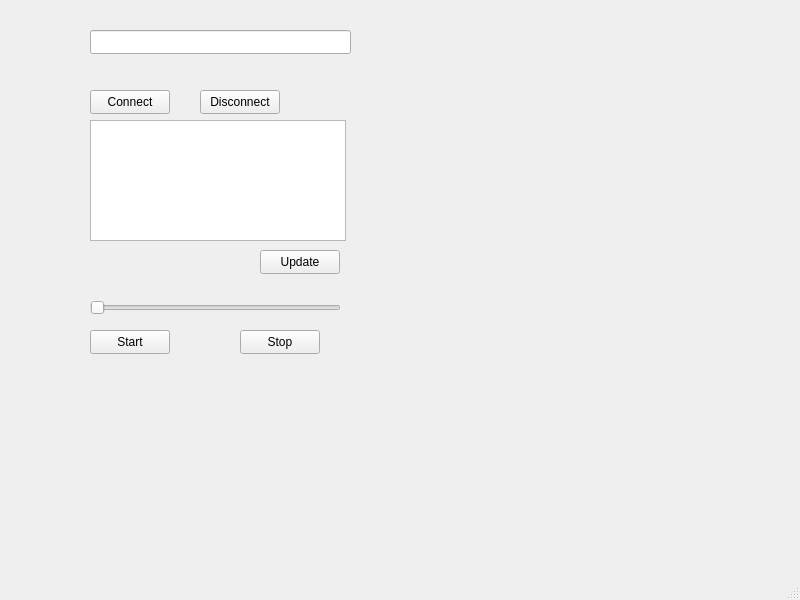
<?xml version="1.0" encoding="UTF-8"?>
<ui version="4.0">
 <class>MainWindow</class>
 <widget class="QMainWindow" name="MainWindow">
  <property name="geometry">
   <rect>
    <x>0</x>
    <y>0</y>
    <width>800</width>
    <height>600</height>
   </rect>
  </property>
  <property name="windowTitle">
   <string>MainWindow</string>
  </property>
  <widget class="QWidget" name="centralwidget">
   <widget class="QPushButton" name="connectip">
    <property name="geometry">
     <rect>
      <x>90</x>
      <y>90</y>
      <width>80</width>
      <height>24</height>
     </rect>
    </property>
    <property name="text">
     <string>Connect</string>
    </property>
   </widget>
   <widget class="QPushButton" name="disconnect">
    <property name="geometry">
     <rect>
      <x>200</x>
      <y>90</y>
      <width>80</width>
      <height>24</height>
     </rect>
    </property>
    <property name="text">
     <string>Disconnect</string>
    </property>
   </widget>
   <widget class="QPushButton" name="Start">
    <property name="geometry">
     <rect>
      <x>90</x>
      <y>330</y>
      <width>80</width>
      <height>24</height>
     </rect>
    </property>
    <property name="text">
     <string>Start</string>
    </property>
   </widget>
   <widget class="QPushButton" name="Stop">
    <property name="geometry">
     <rect>
      <x>240</x>
      <y>330</y>
      <width>80</width>
      <height>24</height>
     </rect>
    </property>
    <property name="text">
     <string>Stop</string>
    </property>
   </widget>
   <widget class="QSlider" name="timer">
    <property name="geometry">
     <rect>
      <x>90</x>
      <y>300</y>
      <width>251</width>
      <height>16</height>
     </rect>
    </property>
    <property name="orientation">
     <enum>Qt::Orientation::Horizontal</enum>
    </property>
   </widget>
   <widget class="QLineEdit" name="lineEdit">
    <property name="geometry">
     <rect>
      <x>90</x>
      <y>30</y>
      <width>261</width>
      <height>24</height>
     </rect>
    </property>
   </widget>
   <widget class="QListWidget" name="lista">
    <property name="geometry">
     <rect>
      <x>90</x>
      <y>120</y>
      <width>256</width>
      <height>121</height>
     </rect>
    </property>
   </widget>
   <widget class="QPushButton" name="Update">
    <property name="geometry">
     <rect>
      <x>260</x>
      <y>250</y>
      <width>80</width>
      <height>24</height>
     </rect>
    </property>
    <property name="text">
     <string>Update</string>
    </property>
   </widget>
   <widget class="QCustomPlot" name="plotWidget" native="true">
    <property name="geometry">
     <rect>
      <x>480</x>
      <y>80</y>
      <width>191</width>
      <height>201</height>
     </rect>
    </property>
   </widget>
  </widget>
  <widget class="QMenuBar" name="menubar">
   <property name="geometry">
    <rect>
     <x>0</x>
     <y>0</y>
     <width>800</width>
     <height>21</height>
    </rect>
   </property>
  </widget>
  <widget class="QStatusBar" name="statusbar"/>
 </widget>
 <customwidgets>
  <customwidget>
   <class>QCustomPlot</class>
   <extends>QWidget</extends>
   <header>qcustomplot.h</header>
   <container>1</container>
  </customwidget>
 </customwidgets>
 <resources/>
 <connections/>
</ui>
